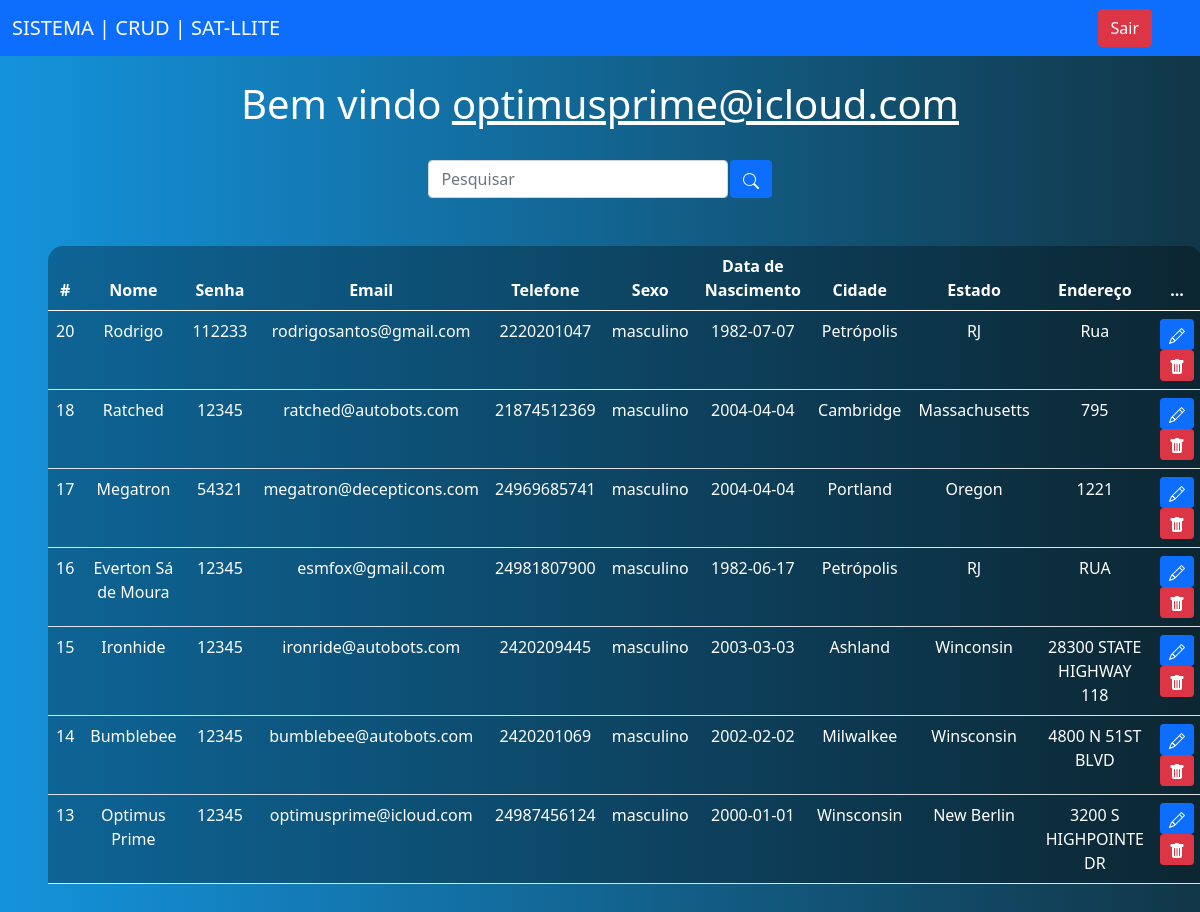
The app's page /sistema.php (signed in) with its own data.
### tables this page shows
CREATE TABLE `usuarios` (
  `id` int(11) NOT NULL AUTO_INCREMENT,
  `nome` varchar(45) NOT NULL,
  `senha` varchar(10) NOT NULL,
  `email` varchar(110) NOT NULL,
  `telefone` varchar(15) NOT NULL,
  `sexo` varchar(15) NOT NULL,
  `data_nasc` date NOT NULL,
  `cidade` varchar(45) NOT NULL,
  `estado` varchar(45) NOT NULL,
  `endereco` varchar(45) NOT NULL,
  PRIMARY KEY (`id`)
);

### sistema.php (the view, shortened to what this page needs)
<?php
    include_once('config.php');
    $logado = $_SESSION['email'];
    if(!empty($_GET['search']))
    {
        $data = $_GET['search'];
        $sql = "SELECT * FROM usuarios WHERE id LIKE '%$data%' or nome LIKE '%$data%' or email LIKE '%$data%' ORDER BY id DESC";
    }
    else
    {
        $sql = "SELECT * FROM usuarios ORDER BY id DESC";
    }
    $result = $conexao->query($sql);
?>
<!DOCTYPE html>
<html lang="en">
<head>
    <link href="https://cdn.jsdelivr.net/npm/bootstrap@5.0.2/dist/css/bootstrap.min.css" rel="stylesheet">
</head>
<body>
    <nav class="navbar navbar-expand-lg navbar-dark bg-primary">
        <div class="container-fluid">
            <a class="navbar-brand" href="#">SISTEMA | CRUD | SAT-LLITE</a>
        </div>
        <div class="d-flex">
            <a href="sair.php" class="btn btn-danger me-5">Sair</a>
        </div>
    </nav>
    <br>
    <?php
        echo "<h1>Bem vindo <u>$logado</u></h1>";
    ?>
    <br>
    <div class="box-search">
        <input type="search" class="form-control w-25" placeholder="Pesquisar" id="pesquisar">
        <button onclick="searchData()" class="btn btn-primary">
        </button>
    </div>
    <div class="m-5">
        <table class="table text-white table-bg">
            <thead>
                <tr>
                    <th scope="col">#</th>
                    <th scope="col">Nome</th>
                    <th scope="col">Senha</th>
                    <th scope="col">Email</th>
                    <th scope="col">Telefone</th>
                    <th scope="col">Sexo</th>
                    <th scope="col">Data de Nascimento</th>
                    <th scope="col">Cidade</th>
                    <th scope="col">Estado</th>
                    <th scope="col">Endereço</th>
                    <th scope="col">...</th>
                </tr>
            </thead>
            <tbody>
                <?php
                    while($user_data = mysqli_fetch_assoc($result)) {
                        echo "<tr>";
                        echo "<td>".$user_data['id']."</td>";
                        echo "<td>".$user_data['nome']."</td>";
                        echo "<td>".$user_data['senha']."</td>";
                        echo "<td>".$user_data['email']."</td>";
                        echo "<td>".$user_data['telefone']."</td>";
                        echo "<td>".$user_data['sexo']."</td>";
                        echo "<td>".$user_data['data_nasc']."</td>";
                        echo "<td>".$user_data['cidade']."</td>";
                        echo "<td>".$user_data['estado']."</td>";
                        echo "<td>".$user_data['endereco']."</td>";
                        echo "<td>
                        <a class='btn btn-sm btn-primary' href='edit.php?id=$user_data[id]' title='Editar'>
                            <svg xmlns='http://www.w3.org/2000/svg' width='16' height='16' fill='currentColor' class='bi bi-pencil' viewBox='0 0 16 16'>
                                <path d='M12.146.146a.5.5 0 0 1 .708 0l3 3a.5.5 0 0 1 0 .708l-10 10a.5.5 0 0 1-.168.11l-5 2a.5.5 0 0 1-.65-.65l2-5a.5.5 0 0 1 .11-.168l10-10zM11.207 2.5 13.5 4.793 14.793 3.5 12.5 1.207 11.207 2.5zm1.586 3L10.5 3.207 4 9.707V10h.5a.5.5 0 0 1 .5.5v.5h.5a.5.5 0 0 1 .5.5v.5h.293l6.5-6.5zm-9.761 5.175-.106.106-1.528 3.821 3.821-1.528.106-.106A.5.5 0 0 1 5 12.5V12h-.5a.5.5 0 0 1-.5-.5V11h-.5a.5.5 0 0 1-.468-.325z'/>
                            </svg>
                            </a>
                            <a class='btn btn-sm btn-danger' href='delete.php?id=$user_data[id]' title='Deletar'>
                                <svg xmlns='http://www.w3.org/2000/svg' width='16' height='16' fill='currentColor' class='bi bi-trash-fill' viewBox='0 0 16 16'>
                                    <path d='M2.5 1a1 1 0 0 0-1 1v1a1 1 0 0 0 1 1H3v9a2 2 0 0 0 2 2h6a2 2 0 0 0 2-2V4h.5a1 1 0 0 0 1-1V2a1 1 0 0 0-1-1H10a1 1 0 0 0-1-1H7a1 1 0 0 0-1 1H2.5zm3 4a.5.5 0 0 1 .5.5v7a.5.5 0 0 1-1 0v-7a.5.5 0 0 1 .5-.5zM8 5a.5.5 0 0 1 .5.5v7a.5.5 0 0 1-1 0v-7A.5.5 0 0 1 8 5zm3 .5v7a.5.5 0 0 1-1 0v-7a.5.5 0 0 1 1 0z'/>
                                </svg>
                            </a>
                            </td>";
                        echo "</tr>";
                    }
                    ?>
            </tbody>
        </table>
    </div>
</body>
</html>

### sistema.php (style rules this page uses)
body { background: linear-gradient(to right, rgb(20, 147, 220), rgb(17, 54, 71)); color: white; text-align: center; }
.table-bg { background: rgba(0, 0, 0, 0.3); border-radius: 15px 15px 0 0; }
.box-search { display: flex; justify-content: center; gap: .1%; }

### records on screen
usuarios: id "20", nome "Rodrigo", senha "112233", email "rodrigosantos@gmail.com", telefone "2220201047", sexo "masculino", data_nasc "1982-07-07", cidade "Petrópolis", estado "RJ", endereco "Rua"
usuarios: id "18", nome "Ratched", senha "12345", email "ratched@autobots.com", telefone "21874512369", sexo "masculino", data_nasc "2004-04-04", cidade "Cambridge", estado "Massachusetts", endereco "795"
usuarios: id "17", nome "Megatron", senha "54321", email "megatron@decepticons.com", telefone "24969685741", sexo "masculino", data_nasc "2004-04-04", cidade "Portland", estado "Oregon", endereco "1221"
usuarios: id "16", nome "Everton Sá de Moura", senha "12345", email "esmfox@gmail.com", telefone "24981807900", sexo "masculino", data_nasc "1982-06-17", cidade "Petrópolis", estado "RJ", endereco "RUA"
usuarios: id "15", nome "Ironhide", senha "12345", email "ironride@autobots.com", telefone "2420209445", sexo "masculino", data_nasc "2003-03-03", cidade "Ashland", estado "Winconsin", endereco "28300 STATE HIGHWAY 118"
usuarios: id "14", nome "Bumblebee", senha "12345", email "bumblebee@autobots.com", telefone "2420201069", sexo "masculino", data_nasc "2002-02-02", cidade "Milwalkee", estado "Winsconsin", endereco "4800 N 51ST BLVD"
usuarios: id "13", nome "Optimus Prime", senha "12345", email "optimusprime@icloud.com", telefone "24987456124", sexo "masculino", data_nasc "2000-01-01", cidade "Winsconsin", estado "New Berlin", endereco "3200 S HIGHPOINTE DR"

### other values on screen
$logado "optimusprime@icloud.com"
